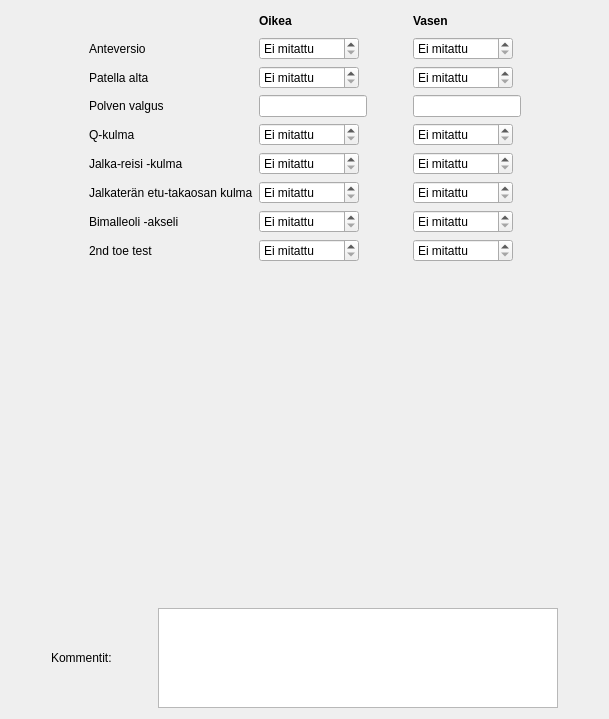
      <widget class="QWidget" name="tabVirheas">
       <attribute name="title">
        <string>Luiden virheas.</string>
       </attribute>
       <layout class="QVBoxLayout" name="verticalLayout_10">
        <item>
         <layout class="QGridLayout" name="gridLayout_12">
          <item row="8" column="4">
           <widget class="QSpinBox" name="spVirheasJalkaReisiVas">
            <property name="sizePolicy">
             <sizepolicy hsizetype="Fixed" vsizetype="Fixed">
              <horstretch>0</horstretch>
              <verstretch>0</verstretch>
             </sizepolicy>
            </property>
            <property name="minimumSize">
             <size>
              <width>100</width>
              <height>0</height>
             </size>
            </property>
            <property name="specialValueText">
             <string extracomment="Ei mitattu">Ei mitattu</string>
            </property>
            <property name="suffix">
             <string>°</string>
            </property>
            <property name="prefix">
             <string/>
            </property>
            <property name="minimum">
             <number>-181</number>
            </property>
            <property name="maximum">
             <number>180</number>
            </property>
            <property name="value">
             <number>-181</number>
            </property>
           </widget>
          </item>
          <item row="10" column="1">
           <widget class="QLabel" name="label_252">
            <property name="text">
             <string>Bimalleoli -akseli</string>
            </property>
           </widget>
          </item>
          <item row="1" column="5">
           <spacer name="horizontalSpacer_55">
            <property name="orientation">
             <enum>Qt::Horizontal</enum>
            </property>
            <property name="sizeHint" stdset="0">
             <size>
              <width>40</width>
              <height>20</height>
             </size>
            </property>
           </spacer>
          </item>
          <item row="10" column="4">
           <widget class="QSpinBox" name="spVirheasBimalleoliVas">
            <property name="sizePolicy">
             <sizepolicy hsizetype="Fixed" vsizetype="Fixed">
              <horstretch>0</horstretch>
              <verstretch>0</verstretch>
             </sizepolicy>
            </property>
            <property name="minimumSize">
             <size>
              <width>100</width>
              <height>0</height>
             </size>
            </property>
            <property name="specialValueText">
             <string extracomment="Ei mitattu">Ei mitattu</string>
            </property>
            <property name="suffix">
             <string>°</string>
            </property>
            <property name="prefix">
             <string/>
            </property>
            <property name="minimum">
             <number>-181</number>
            </property>
            <property name="maximum">
             <number>180</number>
            </property>
            <property name="value">
             <number>-181</number>
            </property>
           </widget>
          </item>
          <item row="9" column="1">
           <widget class="QLabel" name="label_20">
            <property name="text">
             <string>Jalkaterän etu-takaosan kulma</string>
            </property>
           </widget>
          </item>
          <item row="11" column="1">
           <widget class="QLabel" name="label_245">
            <property name="text">
             <string>2nd toe test</string>
            </property>
           </widget>
          </item>
          <item row="8" column="1">
           <widget class="QLabel" name="label_254">
            <property name="text">
             <string>Jalka-reisi -kulma</string>
            </property>
           </widget>
          </item>
          <item row="9" column="2">
           <widget class="QSpinBox" name="spVirheasJalkateraEtuTakaOik">
            <property name="sizePolicy">
             <sizepolicy hsizetype="Fixed" vsizetype="Fixed">
              <horstretch>0</horstretch>
              <verstretch>0</verstretch>
             </sizepolicy>
            </property>
            <property name="minimumSize">
             <size>
              <width>100</width>
              <height>0</height>
             </size>
            </property>
            <property name="specialValueText">
             <string extracomment="Ei mitattu">Ei mitattu</string>
            </property>
            <property name="suffix">
             <string>°</string>
            </property>
            <property name="prefix">
             <string/>
            </property>
            <property name="minimum">
             <number>-181</number>
            </property>
            <property name="maximum">
             <number>180</number>
            </property>
            <property name="value">
             <number>-181</number>
            </property>
           </widget>
          </item>
          <item row="4" column="2">
           <widget class="QSpinBox" name="spVirheasPatellaAltaOik">
            <property name="sizePolicy">
             <sizepolicy hsizetype="Fixed" vsizetype="Fixed">
              <horstretch>0</horstretch>
              <verstretch>0</verstretch>
             </sizepolicy>
            </property>
            <property name="minimumSize">
             <size>
              <width>100</width>
              <height>0</height>
             </size>
            </property>
            <property name="specialValueText">
             <string extracomment="Ei mitattu">Ei mitattu</string>
            </property>
            <property name="suffix">
             <string> cm</string>
            </property>
            <property name="prefix">
             <string/>
            </property>
            <property name="minimum">
             <number>-10</number>
            </property>
            <property name="maximum">
             <number>10</number>
            </property>
            <property name="value">
             <number>-10</number>
            </property>
           </widget>
          </item>
          <item row="4" column="4">
           <widget class="QSpinBox" name="spVirheasPatellaAltaVas">
            <property name="sizePolicy">
             <sizepolicy hsizetype="Fixed" vsizetype="Fixed">
              <horstretch>0</horstretch>
              <verstretch>0</verstretch>
             </sizepolicy>
            </property>
            <property name="minimumSize">
             <size>
              <width>100</width>
              <height>0</height>
             </size>
            </property>
            <property name="specialValueText">
             <string extracomment="Ei mitattu">Ei mitattu</string>
            </property>
            <property name="suffix">
             <string> cm</string>
            </property>
            <property name="prefix">
             <string/>
            </property>
            <property name="minimum">
             <number>-10</number>
            </property>
            <property name="maximum">
             <number>10</number>
            </property>
            <property name="value">
             <number>-10</number>
            </property>
           </widget>
          </item>
          <item row="1" column="4">
           <widget class="QLabel" name="label_250">
            <property name="font">
             <font>
              <weight>75</weight>
              <bold>true</bold>
             </font>
            </property>
            <property name="text">
             <string>Vasen</string>
            </property>
           </widget>
          </item>
          <item row="10" column="2">
           <widget class="QSpinBox" name="spVirheasBimalleoliOik">
            <property name="sizePolicy">
             <sizepolicy hsizetype="Fixed" vsizetype="Fixed">
              <horstretch>0</horstretch>
              <verstretch>0</verstretch>
             </sizepolicy>
            </property>
            <property name="minimumSize">
             <size>
              <width>100</width>
              <height>0</height>
             </size>
            </property>
            <property name="specialValueText">
             <string extracomment="Ei mitattu">Ei mitattu</string>
            </property>
            <property name="suffix">
             <string>°</string>
            </property>
            <property name="prefix">
             <string/>
            </property>
            <property name="minimum">
             <number>-181</number>
            </property>
            <property name="maximum">
             <number>180</number>
            </property>
            <property name="value">
             <number>-181</number>
            </property>
           </widget>
          </item>
          <item row="11" column="4">
           <widget class="QSpinBox" name="spVirheas2ndtoeVas">
            <property name="sizePolicy">
             <sizepolicy hsizetype="Fixed" vsizetype="Fixed">
              <horstretch>0</horstretch>
              <verstretch>0</verstretch>
             </sizepolicy>
            </property>
            <property name="minimumSize">
             <size>
              <width>100</width>
              <height>0</height>
             </size>
            </property>
            <property name="specialValueText">
             <string extracomment="Ei mitattu">Ei mitattu</string>
            </property>
            <property name="suffix">
             <string>°</string>
            </property>
            <property name="prefix">
             <string/>
            </property>
            <property name="minimum">
             <number>-181</number>
            </property>
            <property name="maximum">
             <number>180</number>
            </property>
            <property name="value">
             <number>-181</number>
            </property>
           </widget>
          </item>
          <item row="8" column="2">
           <widget class="QSpinBox" name="spVirheasJalkaReisiOik">
            <property name="sizePolicy">
             <sizepolicy hsizetype="Fixed" vsizetype="Fixed">
              <horstretch>0</horstretch>
              <verstretch>0</verstretch>
             </sizepolicy>
            </property>
            <property name="minimumSize">
             <size>
              <width>100</width>
              <height>0</height>
             </size>
            </property>
            <property name="specialValueText">
             <string extracomment="Ei mitattu">Ei mitattu</string>
            </property>
            <property name="suffix">
             <string>°</string>
            </property>
            <property name="prefix">
             <string/>
            </property>
            <property name="minimum">
             <number>-181</number>
            </property>
            <property name="maximum">
             <number>180</number>
            </property>
            <property name="value">
             <number>-181</number>
            </property>
           </widget>
          </item>
          <item row="9" column="4">
           <widget class="QSpinBox" name="spVirheasJalkateraEtuTakaVas">
            <property name="sizePolicy">
             <sizepolicy hsizetype="Fixed" vsizetype="Fixed">
              <horstretch>0</horstretch>
              <verstretch>0</verstretch>
             </sizepolicy>
            </property>
            <property name="minimumSize">
             <size>
              <width>100</width>
              <height>0</height>
             </size>
            </property>
            <property name="specialValueText">
             <string extracomment="Ei mitattu">Ei mitattu</string>
            </property>
            <property name="suffix">
             <string>°</string>
            </property>
            <property name="prefix">
             <string/>
            </property>
            <property name="minimum">
             <number>-181</number>
            </property>
            <property name="maximum">
             <number>180</number>
            </property>
            <property name="value">
             <number>-181</number>
            </property>
           </widget>
          </item>
          <item row="1" column="2">
           <widget class="QLabel" name="label_251">
            <property name="font">
             <font>
              <weight>75</weight>
              <bold>true</bold>
             </font>
            </property>
            <property name="text">
             <string>Oikea</string>
            </property>
           </widget>
          </item>
          <item row="3" column="2">
           <widget class="QSpinBox" name="spVirheasAnteversioOik">
            <property name="sizePolicy">
             <sizepolicy hsizetype="Fixed" vsizetype="Fixed">
              <horstretch>0</horstretch>
              <verstretch>0</verstretch>
             </sizepolicy>
            </property>
            <property name="minimumSize">
             <size>
              <width>100</width>
              <height>0</height>
             </size>
            </property>
            <property name="specialValueText">
             <string extracomment="Ei mitattu">Ei mitattu</string>
            </property>
            <property name="suffix">
             <string>°</string>
            </property>
            <property name="prefix">
             <string/>
            </property>
            <property name="minimum">
             <number>-181</number>
            </property>
            <property name="maximum">
             <number>180</number>
            </property>
            <property name="value">
             <number>-181</number>
            </property>
           </widget>
          </item>
          <item row="4" column="1">
           <widget class="QLabel" name="label_255">
            <property name="text">
             <string>Patella alta</string>
            </property>
           </widget>
          </item>
          <item row="3" column="4">
           <widget class="QSpinBox" name="spVirheasAnteversioVas">
            <property name="sizePolicy">
             <sizepolicy hsizetype="Fixed" vsizetype="Fixed">
              <horstretch>0</horstretch>
              <verstretch>0</verstretch>
             </sizepolicy>
            </property>
            <property name="minimumSize">
             <size>
              <width>100</width>
              <height>0</height>
             </size>
            </property>
            <property name="specialValueText">
             <string extracomment="Ei mitattu">Ei mitattu</string>
            </property>
            <property name="suffix">
             <string>°</string>
            </property>
            <property name="prefix">
             <string/>
            </property>
            <property name="minimum">
             <number>-181</number>
            </property>
            <property name="maximum">
             <number>180</number>
            </property>
            <property name="value">
             <number>-181</number>
            </property>
           </widget>
          </item>
          <item row="11" column="2">
           <widget class="QSpinBox" name="spVirheas2ndtoeOik">
            <property name="sizePolicy">
             <sizepolicy hsizetype="Fixed" vsizetype="Fixed">
              <horstretch>0</horstretch>
              <verstretch>0</verstretch>
             </sizepolicy>
            </property>
            <property name="minimumSize">
             <size>
              <width>100</width>
              <height>0</height>
             </size>
            </property>
            <property name="specialValueText">
             <string extracomment="Ei mitattu">Ei mitattu</string>
            </property>
            <property name="suffix">
             <string>°</string>
            </property>
            <property name="prefix">
             <string/>
            </property>
            <property name="minimum">
             <number>-181</number>
            </property>
            <property name="maximum">
             <number>180</number>
            </property>
            <property name="value">
             <number>-181</number>
            </property>
           </widget>
          </item>
          <item row="3" column="1">
           <widget class="QLabel" name="label_246">
            <property name="text">
             <string>Anteversio</string>
            </property>
           </widget>
          </item>
          <item row="8" column="0">
           <spacer name="horizontalSpacer_56">
            <property name="orientation">
             <enum>Qt::Horizontal</enum>
            </property>
            <property name="sizeHint" stdset="0">
             <size>
              <width>40</width>
              <height>20</height>
             </size>
            </property>
           </spacer>
          </item>
          <item row="3" column="3">
           <spacer name="horizontalSpacer_22">
            <property name="orientation">
             <enum>Qt::Horizontal</enum>
            </property>
            <property name="sizeType">
             <enum>QSizePolicy::Fixed</enum>
            </property>
            <property name="sizeHint" stdset="0">
             <size>
              <width>40</width>
              <height>20</height>
             </size>
            </property>
           </spacer>
          </item>
          <item row="6" column="4">
           <widget class="QLineEdit" name="lnPolvenValgusVas">
            <property name="sizePolicy">
             <sizepolicy hsizetype="Fixed" vsizetype="Fixed">
              <horstretch>0</horstretch>
              <verstretch>0</verstretch>
             </sizepolicy>
            </property>
           </widget>
          </item>
          <item row="6" column="1">
           <widget class="QLabel" name="label_261">
            <property name="text">
             <string>Polven valgus</string>
            </property>
           </widget>
          </item>
          <item row="6" column="2">
           <widget class="QLineEdit" name="lnPolvenValgusOik">
            <property name="sizePolicy">
             <sizepolicy hsizetype="Fixed" vsizetype="Fixed">
              <horstretch>0</horstretch>
              <verstretch>0</verstretch>
             </sizepolicy>
            </property>
           </widget>
          </item>
          <item row="7" column="1">
           <widget class="QLabel" name="label_272">
            <property name="text">
             <string>Q-kulma</string>
            </property>
           </widget>
          </item>
          <item row="7" column="2">
           <widget class="QSpinBox" name="spQkulmaOik">
            <property name="sizePolicy">
             <sizepolicy hsizetype="Fixed" vsizetype="Fixed">
              <horstretch>0</horstretch>
              <verstretch>0</verstretch>
             </sizepolicy>
            </property>
            <property name="minimumSize">
             <size>
              <width>100</width>
              <height>0</height>
             </size>
            </property>
            <property name="specialValueText">
             <string extracomment="Ei mitattu">Ei mitattu</string>
            </property>
            <property name="suffix">
             <string>°</string>
            </property>
            <property name="prefix">
             <string/>
            </property>
            <property name="minimum">
             <number>-181</number>
            </property>
            <property name="maximum">
             <number>180</number>
            </property>
            <property name="value">
             <number>-181</number>
            </property>
           </widget>
          </item>
          <item row="7" column="4">
           <widget class="QSpinBox" name="spQkulmaVas">
            <property name="sizePolicy">
             <sizepolicy hsizetype="Fixed" vsizetype="Fixed">
              <horstretch>0</horstretch>
              <verstretch>0</verstretch>
             </sizepolicy>
            </property>
            <property name="minimumSize">
             <size>
              <width>100</width>
              <height>0</height>
             </size>
            </property>
            <property name="specialValueText">
             <string extracomment="Ei mitattu">Ei mitattu</string>
            </property>
            <property name="suffix">
             <string>°</string>
            </property>
            <property name="prefix">
             <string/>
            </property>
            <property name="minimum">
             <number>-181</number>
            </property>
            <property name="maximum">
             <number>180</number>
            </property>
            <property name="value">
             <number>-181</number>
            </property>
           </widget>
          </item>
         </layout>
        </item>
        <item>
         <spacer name="verticalSpacer_15">
          <property name="orientation">
           <enum>Qt::Vertical</enum>
          </property>
          <property name="sizeHint" stdset="0">
           <size>
            <width>20</width>
            <height>340</height>
           </size>
          </property>
         </spacer>
        </item>
        <item>
         <layout class="QHBoxLayout" name="horizontalLayout_7">
          <item>
           <spacer name="horizontalSpacer_34">
            <property name="orientation">
             <enum>Qt::Horizontal</enum>
            </property>
            <property name="sizeHint" stdset="0">
             <size>
              <width>40</width>
              <height>20</height>
             </size>
            </property>
           </spacer>
          </item>
          <item>
           <widget class="QLabel" name="label_238">
            <property name="text">
             <string>Kommentit:</string>
            </property>
           </widget>
          </item>
          <item>
           <spacer name="horizontalSpacer_35">
            <property name="orientation">
             <enum>Qt::Horizontal</enum>
            </property>
            <property name="sizeHint" stdset="0">
             <size>
              <width>40</width>
              <height>20</height>
             </size>
            </property>
           </spacer>
          </item>
          <item>
           <widget class="QTextEdit" name="cmtVirheas">
            <property name="sizePolicy">
             <sizepolicy hsizetype="Fixed" vsizetype="Fixed">
              <horstretch>0</horstretch>
              <verstretch>0</verstretch>
             </sizepolicy>
            </property>
            <property name="minimumSize">
             <size>
              <width>400</width>
              <height>0</height>
             </size>
            </property>
            <property name="maximumSize">
             <size>
              <width>400</width>
              <height>100</height>
             </size>
            </property>
           </widget>
          </item>
          <item>
           <spacer name="horizontalSpacer_36">
            <property name="orientation">
             <enum>Qt::Horizontal</enum>
            </property>
            <property name="sizeHint" stdset="0">
             <size>
              <width>40</width>
              <height>20</height>
             </size>
            </property>
           </spacer>
          </item>
         </layout>
        </item>
       </layout>
      </widget>
